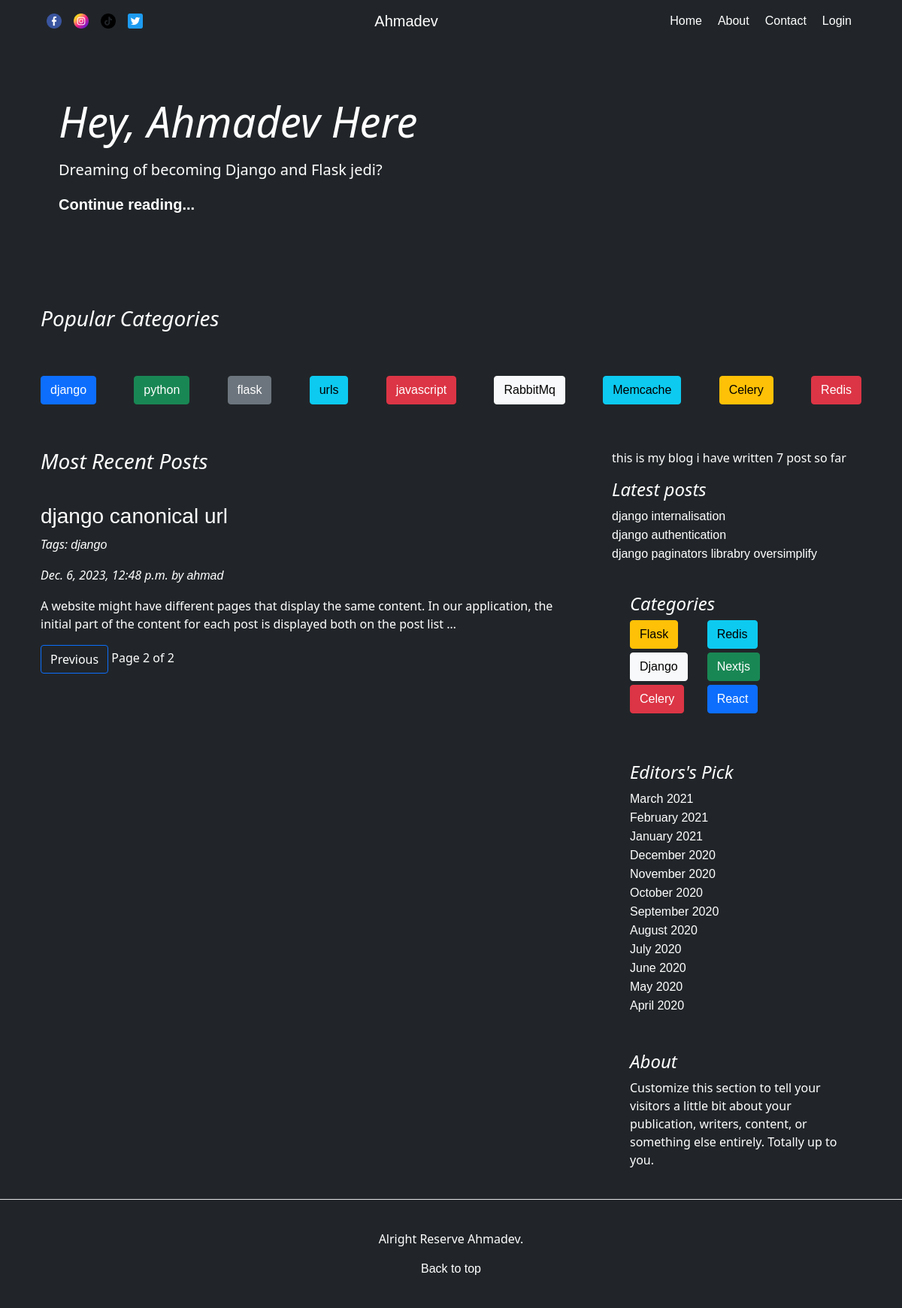
Screenshot of /?page=2 with the database file from the repository.
### blogapp/models.py (models this page shows, shortened)
class Post(models.Model) :
    class Status(models.TextChoices):
       DRAFT = 'DF', 'Draft'
       PUBLISHED = 'PB', 'Published'
    title = models.CharField(max_length=250)
    slug = models.SlugField(max_length=250, unique_for_date='publish')
    author = models.ForeignKey(User,on_delete=models.CASCADE,
                               related_name='blog_posts')
    body = models.TextField()
    publish = models.DateTimeField(default=timezone.now)
    created = models.DateTimeField(auto_now_add=True)
    updated = models.DateTimeField(auto_now=True)
    status = models.CharField(max_length=2,choices=Status.choices,
                              default=Status.DRAFT)
    objects = models.Manager() # The default manager.
    published = PublishedManager() # Our custom manager.
    tags =TaggableManager()
    class Meta:
       ordering = ['-publish']
       indexes = [
       models.Index(fields=['-publish']),
       ]
    def get_absolute_url(self):
        return reverse('blog:post_detail',
                      args=[self.publish.year,
                             self.publish.month,
                             self.publish.day,
                             self.slug])

### blogapp/views.py (the view)
# urls.py: path('', views.post_list, name='post_list'),
def post_list(request, tag_slug=None) :
 post_list =Post.published.all()
 tag_list =Tag.objects.all()
 tag =None
 if tag_slug  :
    tag =get_object_or_404(Tag, slug=tag_slug)
    post_list =post_list.filter(tags__in=[tag])
 paginator = Paginator(post_list, 6)
 page_number = request.GET.get('page')
 try:
   posts = paginator.page(page_number)
 except PageNotAnInteger:
   posts = paginator.page(1)
 except EmptyPage:
   posts = paginator.page(paginator.num_pages)
 return render(request,'blog/list.html',
               {'posts': posts,
               'tag':tag,
               'tag_list':tag_list})

### blogapp/models.py (called while the page is built)
    def get_queryset(self):
        return super().get_queryset().filter(status=Post.Status.PUBLISHED)

### blogapp/templatetags/blog_tags.py (called while the page is built)
@register.simple_tag
def total_post() :
    return Post.published.count()

@register.inclusion_tag('blog/latest_post.html')
def show_latest_posts(count=3) :
    latest_posts=Post.published.order_by('-publish')[:count]
    return {'latest_posts':latest_posts}

### blogapp/templates/blog/list.html (shortened to what this page needs)
{% extends 'base.html' %}
{% block content %}
<div class="p-4 p-md-5 mb-4 rounded">
    <div class="col-md-6 px-0">
      <h1 class="display-4 fst-italic">Hey, Ahmadev Here</h1>
      <p class="lead my-3">Dreaming of becoming Django and Flask jedi?</p>
      <p class="lead mb-0"><a href="#" class="text-white fw-bold">Continue reading...</a></p>
    </div>
</div>
  <h3 class="pb-4 mb-4 fst-italic">
    Popular Categories
  </h3>
  {% include "blog/includes/categories.html"  with categories=tag_list %}
  <div class="col-md-8">
    <h3 class="pb-4 mb-3 fst-italic ">
      Most Recent Posts
    </h3>
    {% for post in posts %}
    <article class="blog-post">
      <h3 class="blog-post-title"><a href="{{ post.get_absolute_url }}">{{ post.title }} </a></h3>
      <p class="tags fst-italic">Tags: {% for tag in  post.tags.all %}
        <a href="{% url 'blog:post_list_by_tag' tag.slug %}">
          {{ tag.name }}
        </a>
        {% endfor %}
      </p>
      <p class="blog-post-meta fst-italic">{{ post.created }} by <a href="#">{{ post.author }}</a></p>
      <p>{{ post.body|truncatewords:30|linebreaks }}</p>
    </article>
    {% endfor %}
    <nav class="blog-pagination" aria-label="Pagination">
        {% if posts.has_previous %}
      <a class="btn btn-outline-primary" href="?page={{ posts.previous_page_number }}">Previous</a>
      {% endif %}
      <span class="current ">
       Page {{posts.number}} of {{ posts.paginator.num_pages }}
      </span>
    </nav>
  </div>
  {% endblock content %}

### blogapp/templates/blog/includes/categories.html
<div class="nav-scroller py-1 mt-2 mb-2 d-block ">
    <div class="nav d-flex  justify-content-between">
        {% for category in categories %}
           {% if category.name == 'django' %}
             <a class="link-secondary" href="{% url 'blog:post_list_by_tag' category.slug %}">
               <button type="button" class="btn btn-primary">{{ category.name }}</button>
             </a>
             {% elif category.name == 'flask' %}
             <a class="link-secondary" href="{% url 'blog:post_list_by_tag' category.slug %}">
               <button type="button" class="btn btn-secondary">{{ category.name }}</button>
             </a>
             {% elif category.name == 'python' %}
             <a class="link-secondary" href="{% url 'blog:post_list_by_tag' category.slug %}">
               <button type="button" class="btn btn-success">{{ category.name }}</button>
             </a>
             {% elif category.name == 'Redis' %}
             <a class="link-secondary" href="{% url 'blog:post_list_by_tag' category.slug %}">
               <button type="button" class="btn btn-danger">{{ category.name }}</button>
             </a>
             {% elif category.name == 'Mencache' %}
             <a class="link-secondary" href="{% url 'blog:post_list_by_tag' category.slug %}">
               <button type="button" class="btn btn-info">{{ category.name }}</button>
             </a>
             {% elif category.name == 'Celery' %}
             <a class="link-secondary" href="{% url 'blog:post_list_by_tag' category.slug %}">
               <button type="button" class="btn btn-warning">{{ category.name }}</button>
             </a>
             {% elif category.name == 'RabbitMq' %}
             <a class="link-secondary" href="{% url 'blog:post_list_by_tag' category.slug %}">
               <button type="button" class="btn btn-light">{{ category.name }}</button>
             </a>
             {% elif category.name == 'javascript' %}
             <a class="link-secondary" href="{% url 'blog:post_list_by_tag' category.slug %}">
               <button type="button" class="btn btn-danger">{{ category.name }}</button>
             </a>
             {% else %}
             <a class="link-secondary" href="{% url 'blog:post_list_by_tag' category.slug %}">
               <button type="button" class="btn btn-info">{{ category.name }}</button>
             </a>
             {% endif %}
      {% endfor %}
    </div>
  </div>

### blogapp/templates/blog/latest_post.html
<ul class="list-unstyled">
    {% for post in latest_posts %}
    <li>
    <a href="{{ post.get_absolute_url }}">{{ post.title }}</a>
    </li>
    {% endfor %}
   </ul>

### blogapp/static/blog/blog.css (style rules this page uses)
* { box-sizing: border-box; }
html, body { padding: 0; margin: 0; }
a { outline: none; text-decoration: none; font-family: sans-serif; }
a:link { color: white; }
.nav-scroller { position: relative; z-index: 2; height: 2.75rem; overflow-y: scroll; }
.nav-scroller .nav { gap: 2px; display: flex; flex-wrap: nowrap; padding-bottom: 1rem; margin-top: -1px; overflow-x: auto; text-align: center; white-space: nowrap; -webkit-overflow-scrolling: touch; }

### rows the page displays
Tag: name "django"
Tag: name "python"
Tag: name "flask"
Tag: name "urls"
Tag: name "javascript"
Tag: name "RabbitMq"
Tag: name "Memcache"
Tag: name "Celery"
Tag: name "Redis"
Post: title "django canonical url", created "Dec. 6, 2023, 12:48 p.m.", author "ahmad", body "A website might have different pages that display the same content. In our application, the initial part of the content for each post is displayed both on the post list …"
Post: title "django internalisation"
Post: title "django authentication"
Post: title "django paginators librabry oversimplify"

### other values shown
{{ posts.number }} "2"
{{ posts.paginator.num_pages }} "2"
